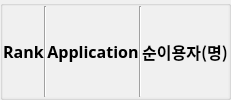
                      <widget class="QGroupBox" name="groupBox_44">
                       <property name="styleSheet">
                        <string notr="true">background-color : rgb(240, 240, 240)</string>
                       </property>
                       <property name="title">
                        <string/>
                       </property>
                       <layout class="QHBoxLayout" name="horizontalLayout_39">
                        <property name="spacing">
                         <number>0</number>
                        </property>
                        <property name="leftMargin">
                         <number>0</number>
                        </property>
                        <property name="topMargin">
                         <number>0</number>
                        </property>
                        <property name="rightMargin">
                         <number>0</number>
                        </property>
                        <property name="bottomMargin">
                         <number>0</number>
                        </property>
                        <item>
                         <widget class="QLabel" name="label_70">
                          <property name="maximumSize">
                           <size>
                            <width>82</width>
                            <height>16777215</height>
                           </size>
                          </property>
                          <property name="font">
                           <font>
                            <family>나눔고딕</family>
                            <pointsize>12</pointsize>
                            <weight>75</weight>
                            <bold>true</bold>
                           </font>
                          </property>
                          <property name="styleSheet">
                           <string notr="true">background-color : rgb(240, 240, 240)</string>
                          </property>
                          <property name="text">
                           <string>Rank</string>
                          </property>
                          <property name="alignment">
                           <set>Qt::AlignCenter</set>
                          </property>
                          <property name="margin">
                           <number>5</number>
                          </property>
                         </widget>
                        </item>
                        <item>
                         <widget class="Line" name="line_95">
                          <property name="orientation">
                           <enum>Qt::Vertical</enum>
                          </property>
                         </widget>
                        </item>
                        <item>
                         <widget class="QLabel" name="label_71">
                          <property name="font">
                           <font>
                            <family>나눔고딕</family>
                            <pointsize>12</pointsize>
                            <weight>75</weight>
                            <bold>true</bold>
                           </font>
                          </property>
                          <property name="text">
                           <string>Application</string>
                          </property>
                          <property name="alignment">
                           <set>Qt::AlignCenter</set>
                          </property>
                          <property name="margin">
                           <number>0</number>
                          </property>
                         </widget>
                        </item>
                        <item>
                         <widget class="Line" name="line_96">
                          <property name="orientation">
                           <enum>Qt::Vertical</enum>
                          </property>
                         </widget>
                        </item>
                        <item>
                         <widget class="QLabel" name="label_72">
                          <property name="maximumSize">
                           <size>
                            <width>150</width>
                            <height>16777215</height>
                           </size>
                          </property>
                          <property name="font">
                           <font>
                            <family>나눔고딕</family>
                            <pointsize>12</pointsize>
                            <weight>75</weight>
                            <bold>true</bold>
                           </font>
                          </property>
                          <property name="text">
                           <string>순이용자(명)</string>
                          </property>
                          <property name="alignment">
                           <set>Qt::AlignCenter</set>
                          </property>
                         </widget>
                        </item>
                       </layout>
                      </widget>
